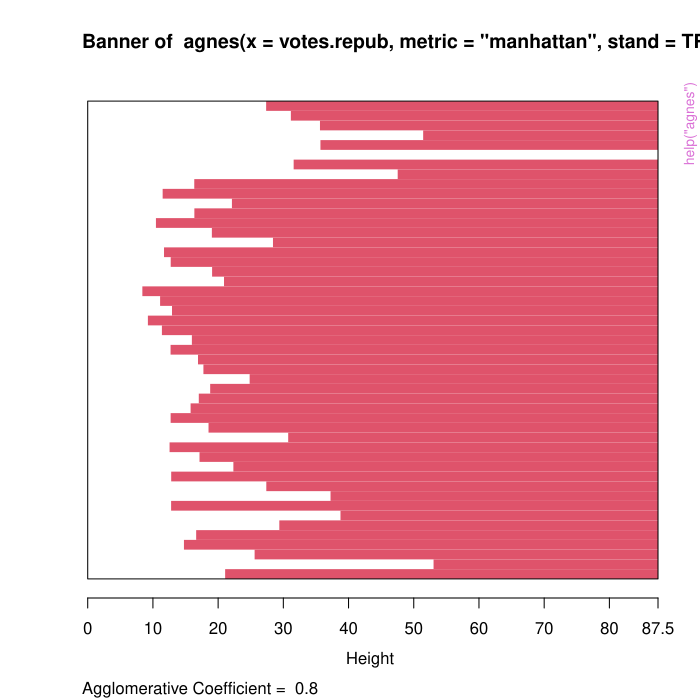

Write the R code that produced this figure.
pkgname <- "cluster"
source(file.path(R.home("share"), "R", "examples-header.R"))
options(warn = 1)
library('cluster')

base::assign(".oldSearch", base::search(), pos = 'CheckExEnv')
base::assign(".old_wd", base::getwd(), pos = 'CheckExEnv')
cleanEx()
nameEx("agnes")
### * agnes

flush(stderr()); flush(stdout())

### Name: agnes
### Title: Agglomerative Nesting (Hierarchical Clustering)
### Aliases: agnes
### Keywords: cluster

### ** Examples

data(votes.repub)
agn1 <- agnes(votes.repub, metric = "manhattan", stand = TRUE)
agn1
plot(agn1)

op <- par(mfrow=c(2,2))
agn2 <- agnes(daisy(votes.repub), diss = TRUE, method = "complete")
plot(agn2)
## alpha = 0.625 ==> beta = -1/4  is "recommended" by some
agnS <- agnes(votes.repub, method = "flexible", par.meth = 0.625)
plot(agnS)
par(op)

## "show" equivalence of three "flexible" special cases
d.vr <- daisy(votes.repub)
a.wgt  <- agnes(d.vr, method = "weighted")
a.sing <- agnes(d.vr, method = "single")
a.comp <- agnes(d.vr, method = "complete")
iC <- -(6:7) # not using 'call' and 'method' for comparisons
stopifnot(
  all.equal(a.wgt [iC], agnes(d.vr, method="flexible", par.method = 0.5)[iC])   ,
  all.equal(a.sing[iC], agnes(d.vr, method="flex", par.method= c(.5,.5,0, -.5))[iC]),
  all.equal(a.comp[iC], agnes(d.vr, method="flex", par.method= c(.5,.5,0, +.5))[iC]))

## Exploring the dendrogram structure
(d2 <- as.dendrogram(agn2)) # two main branches
d2[[1]] # the first branch
d2[[2]] # the 2nd one  { 8 + 42  = 50 }
d2[[1]][[1]]# first sub-branch of branch 1 .. and shorter form
identical(d2[[c(1,1)]],
          d2[[1]][[1]])
## a "textual picture" of the dendrogram :
str(d2)

data(agriculture)

## Plot similar to Figure 7 in ref
## Not run: plot(agnes(agriculture), ask = TRUE)
## Don't show: 
plot(agnes(agriculture))
## End(Don't show)

data(animals)
aa.a  <- agnes(animals) # default method = "average"
aa.ga <- agnes(animals, method = "gaverage")
op <- par(mfcol=1:2, mgp=c(1.5, 0.6, 0), mar=c(.1+ c(4,3,2,1)),
          cex.main=0.8)
plot(aa.a,  which.plot = 2)
plot(aa.ga, which.plot = 2)
par(op)
## Don't show: 
## equivalence
stopifnot( ## below show  ave == gave(0); here  ave == gave(c(1,1,0,0)):
  all.equal(aa.a [iC], agnes(animals, method="gave", par.meth= c(1,1,0,0))[iC]),
  all.equal(aa.ga[iC], agnes(animals, method="gave", par.meth= -0.1)[iC]),
  all.equal(aa.ga[iC], agnes(animals, method="gav", par.m= c(1.1,1.1,-0.1,0))[iC]))
## End(Don't show)

## Show how "gaverage" is a "generalized average":
aa.ga.0 <- agnes(animals, method = "gaverage", par.method = 0)
stopifnot(all.equal(aa.ga.0[iC], aa.a[iC]))



graphics::par(get("par.postscript", pos = 'CheckExEnv'))
cleanEx()
nameEx("agnes.object")
### * agnes.object

flush(stderr()); flush(stdout())

### Name: agnes.object
### Title: Agglomerative Nesting (AGNES) Object
### Aliases: agnes.object
### Keywords: cluster

### ** Examples

data(agriculture)
ag.ag <- agnes(agriculture)
class(ag.ag)
pltree(ag.ag) # the dendrogram

## cut the dendrogram -> get cluster assignments:
(ck3 <- cutree(ag.ag, k = 3))
(ch6 <- cutree(as.hclust(ag.ag), h = 6))
stopifnot(identical(unname(ch6), ck3))



cleanEx()
nameEx("agriculture")
### * agriculture

flush(stderr()); flush(stdout())

### Name: agriculture
### Title: European Union Agricultural Workforces
### Aliases: agriculture
### Keywords: datasets

### ** Examples

data(agriculture)

## Compute the dissimilarities using Euclidean metric and without
## standardization
daisy(agriculture, metric = "euclidean", stand = FALSE)

## 2nd plot is similar to Figure 3 in Struyf et al (1996)
plot(pam(agriculture, 2))

## Plot similar to Figure 7 in Struyf et al (1996)
## Not run: plot(agnes(agriculture), ask = TRUE)
## Don't show: 
plot(agnes(agriculture))
## End(Don't show)

## Plot similar to Figure 8 in Struyf et al (1996)
## Not run: plot(diana(agriculture), ask = TRUE)
## Don't show: 
plot(diana(agriculture))
## End(Don't show)



cleanEx()
nameEx("animals")
### * animals

flush(stderr()); flush(stdout())

### Name: animals
### Title: Attributes of Animals
### Aliases: animals
### Keywords: datasets

### ** Examples

data(animals)
apply(animals,2, table) # simple overview

ma <- mona(animals)
ma
## Plot similar to Figure 10 in Struyf et al (1996)
plot(ma)



cleanEx()
nameEx("bannerplot")
### * bannerplot

flush(stderr()); flush(stdout())

### Name: bannerplot
### Title: Plot Banner (of Hierarchical Clustering)
### Aliases: bannerplot
### Keywords: hplot cluster utilities

### ** Examples

data(agriculture)
bannerplot(agnes(agriculture), main = "Bannerplot")



cleanEx()
nameEx("chorSub")
### * chorSub

flush(stderr()); flush(stdout())

### Name: chorSub
### Title: Subset of C-horizon of Kola Data
### Aliases: chorSub
### Keywords: datasets

### ** Examples

data(chorSub)
summary(chorSub)
pairs(chorSub, gap= .1)# some outliers



cleanEx()
nameEx("clara")
### * clara

flush(stderr()); flush(stdout())

### Name: clara
### Title: Clustering Large Applications
### Aliases: clara
### Keywords: cluster

### ** Examples

## generate 500 objects, divided into 2 clusters.
x <- rbind(cbind(rnorm(200,0,8), rnorm(200,0,8)),
           cbind(rnorm(300,50,8), rnorm(300,50,8)))
clarax <- clara(x, 2, samples=50)
clarax
clarax$clusinfo
## using pamLike=TRUE  gives the same (apart from the 'call'):
all.equal(clarax[-8],
          clara(x, 2, samples=50, pamLike = TRUE)[-8])
plot(clarax)

## cluster.only = TRUE -- save some memory/time :
clclus <- clara(x, 2, samples=50, cluster.only = TRUE)
stopifnot(identical(clclus, clarax$clustering))


## 'xclara' is an artificial data set with 3 clusters of 1000 bivariate
## objects each.
data(xclara)
(clx3 <- clara(xclara, 3))
## "better" number of samples
cl.3 <- clara(xclara, 3, samples=100)
## but that did not change the result here:
stopifnot(cl.3$clustering == clx3$clustering)
## Plot similar to Figure 5 in Struyf et al (1996)
## Not run: plot(clx3, ask = TRUE)
## Don't show: 
plot(clx3)
## End(Don't show)

## Try 100 times *different* random samples -- for reliability:
nSim <- 100
nCl <- 3 # = no.classes
set.seed(421)# (reproducibility)
cl <- matrix(NA,nrow(xclara), nSim)
for(i in 1:nSim)
   cl[,i] <- clara(xclara, nCl, medoids.x = FALSE, rngR = TRUE)$cluster
tcl <- apply(cl,1, tabulate, nbins = nCl)
## those that are not always in same cluster (5 out of 3000 for this seed):
(iDoubt <- which(apply(tcl,2, function(n) all(n < nSim))))
if(length(iDoubt)) { # (not for all seeds)
  tabD <- tcl[,iDoubt, drop=FALSE]
  dimnames(tabD) <- list(cluster = paste(1:nCl), obs = format(iDoubt))
  t(tabD) # how many times in which clusters
}



cleanEx()
nameEx("clusGap")
### * clusGap

flush(stderr()); flush(stdout())

### Name: clusGap
### Title: Gap Statistic for Estimating the Number of Clusters
### Aliases: clusGap maxSE print.clusGap plot.clusGap
### Keywords: cluster

### ** Examples

### --- maxSE() methods -------------------------------------------
(mets <- eval(formals(maxSE)$method))
fk <- c(2,3,5,4,7,8,5,4)
sk <- c(1,1,2,1,1,3,1,1)/2
## use plot.clusGap():
plot(structure(class="clusGap", list(Tab = cbind(gap=fk, SE.sim=sk))))
## Note that 'firstmax' and 'globalmax' are always at 3 and 6 :
sapply(c(1/4, 1,2,4), function(SEf)
        sapply(mets, function(M) maxSE(fk, sk, method = M, SE.factor = SEf)))

### --- clusGap() -------------------------------------------------
## ridiculously nicely separated clusters in 3 D :
x <- rbind(matrix(rnorm(150,           sd = 0.1), ncol = 3),
           matrix(rnorm(150, mean = 1, sd = 0.1), ncol = 3),
           matrix(rnorm(150, mean = 2, sd = 0.1), ncol = 3),
           matrix(rnorm(150, mean = 3, sd = 0.1), ncol = 3))

## Slightly faster way to use pam (see below)
pam1 <- function(x,k) list(cluster = pam(x,k, cluster.only=TRUE))

## We do not recommend using hier.clustering here, but if you want,
## there is  factoextra::hcut () or a cheap version of it
hclusCut <- function(x, k, d.meth = "euclidean", ...)
   list(cluster = cutree(hclust(dist(x, method=d.meth), ...), k=k))

## You can manually set it before running this :    doExtras <- TRUE  # or  FALSE
if(!(exists("doExtras") && is.logical(doExtras)))
  doExtras <- cluster:::doExtras()

if(doExtras) {
  ## Note we use  B = 60 in the following examples to keep them "speedy".
  ## ---- rather keep the default B = 500 for your analysis!

  ## note we can  pass 'nstart = 20' to kmeans() :
  gskmn <- clusGap(x, FUN = kmeans, nstart = 20, K.max = 8, B = 60)
  gskmn #-> its print() method
  plot(gskmn, main = "clusGap(., FUN = kmeans, n.start=20, B= 60)")
  set.seed(12); system.time(
    gsPam0 <- clusGap(x, FUN = pam, K.max = 8, B = 60)
  )
  set.seed(12); system.time(
    gsPam1 <- clusGap(x, FUN = pam1, K.max = 8, B = 60)
  )
  ## and show that it gives the "same":
  not.eq <- c("call", "FUNcluster"); n <- names(gsPam0)
  eq <- n[!(n %in% not.eq)]
  stopifnot(identical(gsPam1[eq], gsPam0[eq]))
  print(gsPam1, method="globalSEmax")
  print(gsPam1, method="globalmax")

  print(gsHc <- clusGap(x, FUN = hclusCut, K.max = 8, B = 60))

}# end {doExtras}

gs.pam.RU <- clusGap(ruspini, FUN = pam1, K.max = 8, B = 60)
gs.pam.RU
plot(gs.pam.RU, main = "Gap statistic for the 'ruspini' data")
mtext("k = 4 is best .. and  k = 5  pretty close")




cleanEx()
nameEx("clusplot.default")
### * clusplot.default

flush(stderr()); flush(stdout())

### Name: clusplot.default
### Title: Bivariate Cluster Plot (clusplot) Default Method
### Aliases: clusplot.default
### Keywords: cluster hplot

### ** Examples

## plotting votes.diss(dissimilarity) in a bivariate plot and
## partitioning into 2 clusters
data(votes.repub)
votes.diss <- daisy(votes.repub)
pamv <- pam(votes.diss, 2, diss = TRUE)
clusplot(pamv, shade = TRUE)
## is the same as
votes.clus <- pamv$clustering
clusplot(votes.diss, votes.clus, diss = TRUE, shade = TRUE)
## Now look at components 3 and 2 instead of 1 and 2:
str(cMDS <- cmdscale(votes.diss, k=3, add=TRUE))
clusplot(pamv, s.x.2d = list(x=cMDS$points[, c(3,2)],
                             labs=rownames(votes.repub), var.dec=NA),
         shade = TRUE, col.p = votes.clus,
         sub="", xlab = "Component 3", ylab = "Component 2")

clusplot(pamv, col.p = votes.clus, labels = 4)# color points and label ellipses
# "simple" cheap ellipses: larger than minimum volume:
# here they are *added* to the previous plot:
clusplot(pamv, span = FALSE, add = TRUE, col.clus = "midnightblue")

## Setting a small *label* size:
clusplot(votes.diss, votes.clus, diss = TRUE, labels = 3, cex.txt = 0.6)

if(dev.interactive()) { #  uses identify() *interactively* :
  clusplot(votes.diss, votes.clus, diss = TRUE, shade = TRUE, labels = 1)
  clusplot(votes.diss, votes.clus, diss = TRUE, labels = 5)# ident. only points
}

## plotting iris (data frame) in a 2-dimensional plot and partitioning
## into 3 clusters.
data(iris)
iris.x <- iris[, 1:4]
cl3 <- pam(iris.x, 3)$clustering
op <- par(mfrow= c(2,2))
clusplot(iris.x, cl3, color = TRUE)
U <- par("usr")
## zoom in :
rect(0,-1, 2,1, border = "orange", lwd=2)
clusplot(iris.x, cl3, color = TRUE, xlim = c(0,2), ylim = c(-1,1))
box(col="orange",lwd=2); mtext("sub region", font = 4, cex = 2)
##  or zoom out :
clusplot(iris.x, cl3, color = TRUE, xlim = c(-4,4), ylim = c(-4,4))
mtext("'super' region", font = 4, cex = 2)
rect(U[1],U[3], U[2],U[4], lwd=2, lty = 3)

# reset graphics
par(op)



graphics::par(get("par.postscript", pos = 'CheckExEnv'))
cleanEx()
nameEx("clusplot.partition")
### * clusplot.partition

flush(stderr()); flush(stdout())

### Name: clusplot
### Title: Bivariate Cluster Plot (of a Partitioning Object)
### Aliases: clusplot clusplot.partition
### Keywords: cluster hplot

### ** Examples
 ## For more, see ?clusplot.default

## generate 25 objects, divided into 2 clusters.
x <- rbind(cbind(rnorm(10,0,0.5), rnorm(10,0,0.5)),
           cbind(rnorm(15,5,0.5), rnorm(15,5,0.5)))
clusplot(pam(x, 2))
## add noise, and try again :
x4 <- cbind(x, rnorm(25), rnorm(25))
clusplot(pam(x4, 2))



cleanEx()
nameEx("coef.hclust")
### * coef.hclust

flush(stderr()); flush(stdout())

### Name: coef.hclust
### Title: Agglomerative / Divisive Coefficient for 'hclust' Objects
### Aliases: coefHier coef.hclust coef.twins
### Keywords: cluster

### ** Examples

data(agriculture)
aa <- agnes(agriculture)
coef(aa) # really just extracts aa$ac
coef(as.hclust(aa))# recomputes
coefHier(aa)       # ditto
## Don't show: 
 stopifnot(all.equal(coef(aa), coefHier(aa)))
 d.a <- dist(agriculture, "manhattan")
 for (m in c("average", "single", "complete"))
    stopifnot(all.equal(coef(hclust(d.a, method=m)),
                        coef(agnes (d.a, method=m)), tol=1e-13))
## End(Don't show)



cleanEx()
nameEx("daisy")
### * daisy

flush(stderr()); flush(stdout())

### Name: daisy
### Title: Dissimilarity Matrix Calculation
### Aliases: daisy
### Keywords: cluster

### ** Examples

data(agriculture)
## Example 1 in ref:
##  Dissimilarities using Euclidean metric and without standardization
d.agr <- daisy(agriculture, metric = "euclidean", stand = FALSE)
d.agr
as.matrix(d.agr)[,"DK"] # via as.matrix.dist(.)
## compare with
as.matrix(daisy(agriculture, metric = "gower"))

data(flower)
## Example 2 in ref
summary(dfl1 <- daisy(flower, type = list(asymm = 3)))
summary(dfl2 <- daisy(flower, type = list(asymm = c(1, 3), ordratio = 7)))
## this failed earlier:
summary(dfl3 <- daisy(flower,
        type = list(asymm = c("V1", "V3"), symm= 2,
                    ordratio= 7, logratio= 8)))




cleanEx()
nameEx("diana")
### * diana

flush(stderr()); flush(stdout())

### Name: diana
### Title: DIvisive ANAlysis Clustering
### Aliases: diana diana.object
### Keywords: cluster

### ** Examples

data(votes.repub)
dv <- diana(votes.repub, metric = "manhattan", stand = TRUE)
print(dv)
plot(dv)

## Cut into 2 groups:
dv2 <- cutree(as.hclust(dv), k = 2)
table(dv2) # 8 and 42 group members
rownames(votes.repub)[dv2 == 1]

## For two groups, does the metric matter ?
dv0 <- diana(votes.repub, stand = TRUE) # default: Euclidean
dv.2 <- cutree(as.hclust(dv0), k = 2)
table(dv2 == dv.2)## identical group assignments

str(as.dendrogram(dv0)) # {via as.dendrogram.twins() method}

data(agriculture)
## Plot similar to Figure 8 in ref
## Not run: plot(diana(agriculture), ask = TRUE)
## Don't show: 
plot(diana(agriculture))
## End(Don't show)



cleanEx()
nameEx("ellipsoidhull")
### * ellipsoidhull

flush(stderr()); flush(stdout())

### Name: ellipsoidhull
### Title: Compute the Ellipsoid Hull or Spanning Ellipsoid of a Point Set
### Aliases: ellipsoidhull print.ellipsoid
### Keywords: dplot hplot

### ** Examples

x <- rnorm(100)
xy <- unname(cbind(x, rnorm(100) + 2*x + 10))
exy. <- ellipsoidhull(xy)
exy. # >> calling print.ellipsoid()

plot(xy, main = "ellipsoidhull(<Gauss data>) -- 'spanning points'")
lines(predict(exy.), col="blue")
points(rbind(exy.$loc), col = "red", cex = 3, pch = 13)

exy <- ellipsoidhull(xy, tol = 1e-7, ret.wt = TRUE, ret.sq = TRUE)
str(exy) # had small 'tol', hence many iterations
(ii <- which(zapsmall(exy $ wt) > 1e-6))
## --> only about 4 to 6  "spanning ellipsoid" points
round(exy$wt[ii],3); sum(exy$wt[ii]) # weights summing to 1
points(xy[ii,], pch = 21, cex = 2,
       col="blue", bg = adjustcolor("blue",0.25))



cleanEx()
nameEx("fanny")
### * fanny

flush(stderr()); flush(stdout())

### Name: fanny
### Title: Fuzzy Analysis Clustering
### Aliases: fanny
### Keywords: cluster

### ** Examples

## generate 10+15 objects in two clusters, plus 3 objects lying
## between those clusters.
x <- rbind(cbind(rnorm(10, 0, 0.5), rnorm(10, 0, 0.5)),
           cbind(rnorm(15, 5, 0.5), rnorm(15, 5, 0.5)),
           cbind(rnorm( 3,3.2,0.5), rnorm( 3,3.2,0.5)))
fannyx <- fanny(x, 2)
## Note that observations 26:28 are "fuzzy" (closer to # 2):
fannyx
summary(fannyx)
plot(fannyx)

(fan.x.15 <- fanny(x, 2, memb.exp = 1.5)) # 'crispier' for obs. 26:28
(fanny(x, 2, memb.exp = 3))               # more fuzzy in general

data(ruspini)
f4 <- fanny(ruspini, 4)
stopifnot(rle(f4$clustering)$lengths == c(20,23,17,15))
plot(f4, which = 1)
## Plot similar to Figure 6 in Stryuf et al (1996)
plot(fanny(ruspini, 5))



cleanEx()
nameEx("flower")
### * flower

flush(stderr()); flush(stdout())

### Name: flower
### Title: Flower Characteristics
### Aliases: flower
### Keywords: datasets

### ** Examples

data(flower)
## Example 2 in ref
daisy(flower, type = list(asymm = 3))
daisy(flower, type = list(asymm = c(1, 3), ordratio = 7))



cleanEx()
nameEx("lower.to.upper.tri.inds")
### * lower.to.upper.tri.inds

flush(stderr()); flush(stdout())

### Name: lower.to.upper.tri.inds
### Title: Permute Indices for Triangular Matrices
### Aliases: lower.to.upper.tri.inds upper.to.lower.tri.inds
### Keywords: array utilities

### ** Examples

m5 <- matrix(NA,5,5)
m <- m5; m[lower.tri(m)] <- upper.to.lower.tri.inds(5); m
m <- m5; m[upper.tri(m)] <- lower.to.upper.tri.inds(5); m

stopifnot(lower.to.upper.tri.inds(2) == 1,
          lower.to.upper.tri.inds(3) == 1:3,
          upper.to.lower.tri.inds(3) == 1:3,
     sort(upper.to.lower.tri.inds(5)) == 1:10,
     sort(lower.to.upper.tri.inds(6)) == 1:15)



cleanEx()
nameEx("medoids")
### * medoids

flush(stderr()); flush(stdout())

### Name: medoids
### Title: Compute 'pam'-consistent Medoids from Clustering
### Aliases: medoids
### Keywords: cluster

### ** Examples

## From example(agnes):
data(votes.repub)
agn1 <- agnes(votes.repub, metric = "manhattan", stand = TRUE)
agn2 <- agnes(daisy(votes.repub), diss = TRUE, method = "complete")
agnS <- agnes(votes.repub, method = "flexible", par.meth = 0.625)

for(k in 2:11) {
  print(table(cl.k <- cutree(agnS, k=k)))
  stopifnot(length(cl.k) == nrow(votes.repub), 1 <= cl.k, cl.k <= k, table(cl.k) >= 2)
  m.k <- medoids(votes.repub, cl.k)
  cat("k =", k,"; sort(medoids) = "); dput(sort(m.k), control={})
}




cleanEx()
nameEx("mona")
### * mona

flush(stderr()); flush(stdout())

### Name: mona
### Title: MONothetic Analysis Clustering of Binary Variables
### Aliases: mona
### Keywords: cluster

### ** Examples

data(animals)
ma <- mona(animals)
ma
## Plot similar to Figure 10 in Struyf et al (1996)
plot(ma)

## One place to see if/how error messages are *translated* (to 'de' / 'pl'):
ani.NA   <- animals; ani.NA[4,] <- NA
aniNA    <- within(animals, { end[2:9] <- NA })
aniN2    <- animals; aniN2[cbind(1:6, c(3, 1, 4:6, 2))] <- NA
ani.non2 <- within(animals, end[7] <- 3 )
ani.idNA <- within(animals, end[!is.na(end)] <- 1 )
try( mona(ani.NA)   ) ## error: .. object with all values missing
try( mona(aniNA)    ) ## error: .. more than half missing values
try( mona(aniN2)    ) ## error: all have at least one missing
try( mona(ani.non2) ) ## error: all must be binary
try( mona(ani.idNA) ) ## error:  ditto



cleanEx()
nameEx("pam")
### * pam

flush(stderr()); flush(stdout())

### Name: pam
### Title: Partitioning Around Medoids
### Aliases: pam
### Keywords: cluster

### ** Examples

## generate 25 objects, divided into 2 clusters.
x <- rbind(cbind(rnorm(10,0,0.5), rnorm(10,0,0.5)),
           cbind(rnorm(15,5,0.5), rnorm(15,5,0.5)))
pamx <- pam(x, 2)
pamx # Medoids: '7' and '25' ...
summary(pamx)
plot(pamx)
## use obs. 1 & 16 as starting medoids -- same result (typically)
(p2m <- pam(x, 2, medoids = c(1,16)))
## no _build_ *and* no _swap_ phase: just cluster all obs. around (1, 16):
p2.s <- pam(x, 2, medoids = c(1,16), do.swap = FALSE)
p2.s

p3m <- pam(x, 3, trace = 2)
## rather stupid initial medoids:
(p3m. <- pam(x, 3, medoids = 3:1, trace = 1))

## Don't show: 
 ii <- pmatch(c("obj","call"), names(pamx))
 stopifnot(all.equal(pamx [-ii],  p2m [-ii],  tolerance=1e-14),
           all.equal(pamx$objective[2], p2m$objective[2], tolerance=1e-14))
## End(Don't show)
pam(daisy(x, metric = "manhattan"), 2, diss = TRUE)

data(ruspini)
## Plot similar to Figure 4 in Stryuf et al (1996)
## Not run: plot(pam(ruspini, 4), ask = TRUE)
## Don't show: 
plot(pam(ruspini, 4))
## End(Don't show)



cleanEx()
nameEx("pam.object")
### * pam.object

flush(stderr()); flush(stdout())

### Name: pam.object
### Title: Partitioning Around Medoids (PAM) Object
### Aliases: pam.object
### Keywords: cluster

### ** Examples

## Use the silhouette widths for assessing the best number of clusters,
## following a one-dimensional example from Christian Hennig :
##
x <- c(rnorm(50), rnorm(50,mean=5), rnorm(30,mean=15))
asw <- numeric(20)
## Note that "k=1" won't work!
for (k in 2:20)
  asw[k] <- pam(x, k) $ silinfo $ avg.width
k.best <- which.max(asw)
cat("silhouette-optimal number of clusters:", k.best, "\n")

plot(1:20, asw, type= "h", main = "pam() clustering assessment",
     xlab= "k  (# clusters)", ylab = "average silhouette width")
axis(1, k.best, paste("best",k.best,sep="\n"), col = "red", col.axis = "red")



cleanEx()
nameEx("plantTraits")
### * plantTraits

flush(stderr()); flush(stdout())

### Name: plantTraits
### Title: Plant Species Traits Data
### Aliases: plantTraits
### Keywords: datasets

### ** Examples

data(plantTraits)

## Calculation of a dissimilarity matrix
library(cluster)
dai.b <- daisy(plantTraits,
               type = list(ordratio = 4:11, symm = 12:13, asymm = 14:31))

## Hierarchical classification
agn.trts <- agnes(dai.b, method="ward")
plot(agn.trts, which.plots = 2, cex= 0.6)
plot(agn.trts, which.plots = 1)
cutree6 <- cutree(agn.trts, k=6)
cutree6

## Principal Coordinate Analysis
cmdsdai.b <- cmdscale(dai.b, k=6)
plot(cmdsdai.b[, 1:2], asp = 1, col = cutree6)



cleanEx()
nameEx("plot.agnes")
### * plot.agnes

flush(stderr()); flush(stdout())

### Name: plot.agnes
### Title: Plots of an Agglomerative Hierarchical Clustering
### Aliases: plot.agnes
### Keywords: cluster hplot

### ** Examples

## Can also pass 'labels' to pltree() and bannerplot():
data(iris)
cS <- as.character(Sp <- iris$Species)
cS[Sp == "setosa"] <- "S"
cS[Sp == "versicolor"] <- "V"
cS[Sp == "virginica"] <- "g"
ai <- agnes(iris[, 1:4])
plot(ai, labels = cS, nmax = 150)# bannerplot labels are mess



cleanEx()
nameEx("plot.diana")
### * plot.diana

flush(stderr()); flush(stdout())

### Name: plot.diana
### Title: Plots of a Divisive Hierarchical Clustering
### Aliases: plot.diana
### Keywords: cluster hplot

### ** Examples

example(diana)# -> dv <- diana(....)

plot(dv, which = 1, nmax.lab = 100)

## wider labels :
op <- par(mar = par("mar") + c(0, 2, 0,0))
plot(dv, which = 1, nmax.lab = 100, max.strlen = 12)
par(op)



graphics::par(get("par.postscript", pos = 'CheckExEnv'))
cleanEx()
nameEx("plot.partition")
### * plot.partition

flush(stderr()); flush(stdout())

### Name: plot.partition
### Title: Plot of a Partition of the Data Set
### Aliases: plot.partition
### Keywords: cluster hplot

### ** Examples

## generate 25 objects, divided into 2 clusters.
x <- rbind(cbind(rnorm(10,0,0.5), rnorm(10,0,0.5)),
           cbind(rnorm(15,5,0.5), rnorm(15,5,0.5)))
plot(pam(x, 2))

## Save space not keeping data in clus.object, and still clusplot() it:
data(xclara)
cx <- clara(xclara, 3, keep.data = FALSE)
cx$data # is NULL
plot(cx, data = xclara)



cleanEx()
nameEx("pltree")
### * pltree

flush(stderr()); flush(stdout())

### Name: pltree
### Title: Plot Clustering Tree of a Hierarchical Clustering
### Aliases: pltree pltree.twins
### Keywords: cluster hplot

### ** Examples

data(votes.repub)
agn <- agnes(votes.repub)
pltree(agn)

dagn  <- as.dendrogram(as.hclust(agn))
dagn2 <- as.dendrogram(as.hclust(agn), hang = 0.2)
op <- par(mar = par("mar") + c(0,0,0, 2)) # more space to the right
plot(dagn2, horiz = TRUE)
plot(dagn, horiz = TRUE, center = TRUE,
     nodePar = list(lab.cex = 0.6, lab.col = "forest green", pch = NA),
     main = deparse(agn$call))
par(op)



graphics::par(get("par.postscript", pos = 'CheckExEnv'))
cleanEx()
nameEx("pluton")
### * pluton

flush(stderr()); flush(stdout())

### Name: pluton
### Title: Isotopic Composition Plutonium Batches
### Aliases: pluton
### Keywords: datasets

### ** Examples

data(pluton)

hist(apply(pluton,1,sum), col = "gray") # between 94% and 100%
pu5 <- pluton
pu5$Pu242 <- 100 - apply(pluton,1,sum) # the remaining isotope.
pairs(pu5)



cleanEx()
nameEx("predict.ellipsoid")
### * predict.ellipsoid

flush(stderr()); flush(stdout())

### Name: predict.ellipsoid
### Title: Predict Method for Ellipsoid Objects
### Aliases: predict.ellipsoid ellipsoidPoints
### Keywords: dplot utilities

### ** Examples

 ## see also  example(ellipsoidhull)

## Robust vs. L.S. covariance matrix
set.seed(143)
x <- rt(200, df=3)
y <- 3*x + rt(200, df=2)
plot(x,y, main="non-normal data (N=200)")
mtext("with classical and robust cov.matrix ellipsoids")
X <- cbind(x,y)
C.ls <- cov(X) ; m.ls <- colMeans(X)
d2.99 <- qchisq(0.99, df = 2)
lines(ellipsoidPoints(C.ls, d2.99, loc=m.ls), col="green")
if(require(MASS)) {
  Cxy <- cov.rob(cbind(x,y))
  lines(ellipsoidPoints(Cxy$cov, d2 = d2.99, loc=Cxy$center), col="red")
}# MASS



cleanEx()
nameEx("print.dissimilarity")
### * print.dissimilarity

flush(stderr()); flush(stdout())

### Name: print.dissimilarity
### Title: Print and Summary Methods for Dissimilarity Objects
### Aliases: print.dissimilarity summary.dissimilarity
###   print.summary.dissimilarity
### Keywords: cluster print

### ** Examples

 ## See  example(daisy)

 sd <- summary(daisy(matrix(rnorm(100), 20,5)))
 sd # -> print.summary.dissimilarity(.)
 str(sd)



cleanEx()
nameEx("ruspini")
### * ruspini

flush(stderr()); flush(stdout())

### Name: ruspini
### Title: Ruspini Data
### Aliases: ruspini
### Keywords: datasets

### ** Examples

data(ruspini)

## Plot similar to Figure 4 in Stryuf et al (1996)
## Not run: plot(pam(ruspini, 4), ask = TRUE)
## Don't show: 
plot(pam(ruspini, 4))
## End(Don't show)

## Plot similar to Figure 6 in Stryuf et al (1996)
plot(fanny(ruspini, 5))



cleanEx()
nameEx("silhouette")
### * silhouette

flush(stderr()); flush(stdout())

### Name: silhouette
### Title: Compute or Extract Silhouette Information from Clustering
### Aliases: silhouette silhouette.clara silhouette.default
###   silhouette.partition sortSilhouette summary.silhouette
###   print.summary.silhouette plot.silhouette
### Keywords: cluster

### ** Examples

data(ruspini)
pr4 <- pam(ruspini, 4)
str(si <- silhouette(pr4))
(ssi <- summary(si))
plot(si) # silhouette plot
plot(si, col = c("red", "green", "blue", "purple"))# with cluster-wise coloring

si2 <- silhouette(pr4$clustering, dist(ruspini, "canberra"))
summary(si2) # has small values: "canberra"'s fault
plot(si2, nmax= 80, cex.names=0.6)

op <- par(mfrow= c(3,2), oma= c(0,0, 3, 0),
          mgp= c(1.6,.8,0), mar= .1+c(4,2,2,2))
for(k in 2:6)
   plot(silhouette(pam(ruspini, k=k)), main = paste("k = ",k), do.n.k=FALSE)
mtext("PAM(Ruspini) as in Kaufman & Rousseeuw, p.101",
      outer = TRUE, font = par("font.main"), cex = par("cex.main")); frame()

## the same with cluster-wise colours:
c6 <- c("tomato", "forest green", "dark blue", "purple2", "goldenrod4", "gray20")
for(k in 2:6)
   plot(silhouette(pam(ruspini, k=k)), main = paste("k = ",k), do.n.k=FALSE,
        col = c6[1:k])
par(op)

## clara(): standard silhouette is just for the best random subset
data(xclara)
set.seed(7)
str(xc1k <- xclara[ sample(nrow(xclara), size = 1000) ,]) # rownames == indices
cl3 <- clara(xc1k, 3)
plot(silhouette(cl3))# only of the "best" subset of 46
## The full silhouette: internally needs large (36 MB) dist object:
sf <- silhouette(cl3, full = TRUE) ## this is the same as
s.full <- silhouette(cl3$clustering, daisy(xc1k))
stopifnot(all.equal(sf, s.full, check.attributes = FALSE, tolerance = 0))
## color dependent on original "3 groups of each 1000": % __FIXME ??__
plot(sf, col = 2+ as.integer(names(cl3$clustering) ) %/% 1000,
     main ="plot(silhouette(clara(.), full = TRUE))")

## Silhouette for a hierarchical clustering:
ar <- agnes(ruspini)
si3 <- silhouette(cutree(ar, k = 5), # k = 4 gave the same as pam() above
    	           daisy(ruspini))
stopifnot(is.data.frame(di3 <- as.data.frame(si3))) 
plot(si3, nmax = 80, cex.names = 0.5)
## 2 groups: Agnes() wasn't too good:
si4 <- silhouette(cutree(ar, k = 2), daisy(ruspini))
plot(si4, nmax = 80, cex.names = 0.5)



graphics::par(get("par.postscript", pos = 'CheckExEnv'))
cleanEx()
nameEx("sizeDiss")
### * sizeDiss

flush(stderr()); flush(stdout())

### Name: sizeDiss
### Title: Sample Size of Dissimilarity Like Object
### Aliases: sizeDiss
### Keywords: utilities arith

### ** Examples

sizeDiss(1:10)# 5, since 10 == 5 * (5 - 1) / 2
sizeDiss(1:9) # NA

n <- 1:100
stopifnot(n == sapply( n*(n-1)/2, function(n) sizeDiss(logical(n))))



cleanEx()
nameEx("summary.agnes")
### * summary.agnes

flush(stderr()); flush(stdout())

### Name: summary.agnes
### Title: Summary Method for 'agnes' Objects
### Aliases: summary.agnes print.summary.agnes
### Keywords: cluster print

### ** Examples

data(agriculture)
summary(agnes(agriculture))



cleanEx()
nameEx("summary.clara")
### * summary.clara

flush(stderr()); flush(stdout())

### Name: summary.clara
### Title: Summary Method for 'clara' Objects
### Aliases: summary.clara print.summary.clara
### Keywords: cluster print

### ** Examples

## generate 2000 objects, divided into 5 clusters.
set.seed(47)
x <- rbind(cbind(rnorm(400, 0,4), rnorm(400, 0,4)),
           cbind(rnorm(400,10,8), rnorm(400,40,6)),
           cbind(rnorm(400,30,4), rnorm(400, 0,4)),
           cbind(rnorm(400,40,4), rnorm(400,20,2)),
           cbind(rnorm(400,50,4), rnorm(400,50,4))
)
clx5 <- clara(x, 5)
## Mis'classification' table:
table(rep(1:5, rep(400,5)), clx5$clust) # -> 1 "error"
summary(clx5)

## Graphically:
par(mfrow = c(3,1), mgp = c(1.5, 0.6, 0), mar = par("mar") - c(0,0,2,0))
plot(x, col = rep(2:6, rep(400,5)))
plot(clx5)



graphics::par(get("par.postscript", pos = 'CheckExEnv'))
cleanEx()
nameEx("volume.ellipsoid")
### * volume.ellipsoid

flush(stderr()); flush(stdout())

### Name: volume.ellipsoid
### Title: Compute the Volume (of an Ellipsoid)
### Aliases: volume volume.ellipsoid
### Keywords: utilities

### ** Examples

## example(ellipsoidhull) # which defines 'ellipsoid' object <namefoo>

myEl <- structure(list(cov = rbind(c(3,1),1:2), loc = c(0,0), d2 = 10),
                   class = "ellipsoid")
volume(myEl)# i.e. "area" here (d = 2)
myEl # also mentions the "volume"

set.seed(1)
d5 <- matrix(rt(500, df=3), 100,5)
e5 <- ellipsoidhull(d5)



cleanEx()
nameEx("xclara")
### * xclara

flush(stderr()); flush(stdout())

### Name: xclara
### Title: Bivariate Data Set with 3 Clusters
### Aliases: xclara
### Keywords: datasets

### ** Examples

## Visualization: Assuming groups are defined as {1:1000}, {1001:2000}, {2001:3000}
plot(xclara, cex = 3/4, col = rep(1:3, each=1000))
p.ID <- c(78, 1411, 2535) ## PAM's medoid indices  == pam(xclara, 3)$id.med
text(xclara[p.ID,], labels = 1:3, cex=2, col=1:3)



### * <FOOTER>
###
cleanEx()
options(digits = 7L)
base::cat("Time elapsed: ", proc.time() - base::get("ptime", pos = 'CheckExEnv'),"\n")
grDevices::dev.off()
###
### Local variables: ***
### mode: outline-minor ***
### outline-regexp: "\\(> \\)?### [*]+" ***
### End: ***
quit('no')
